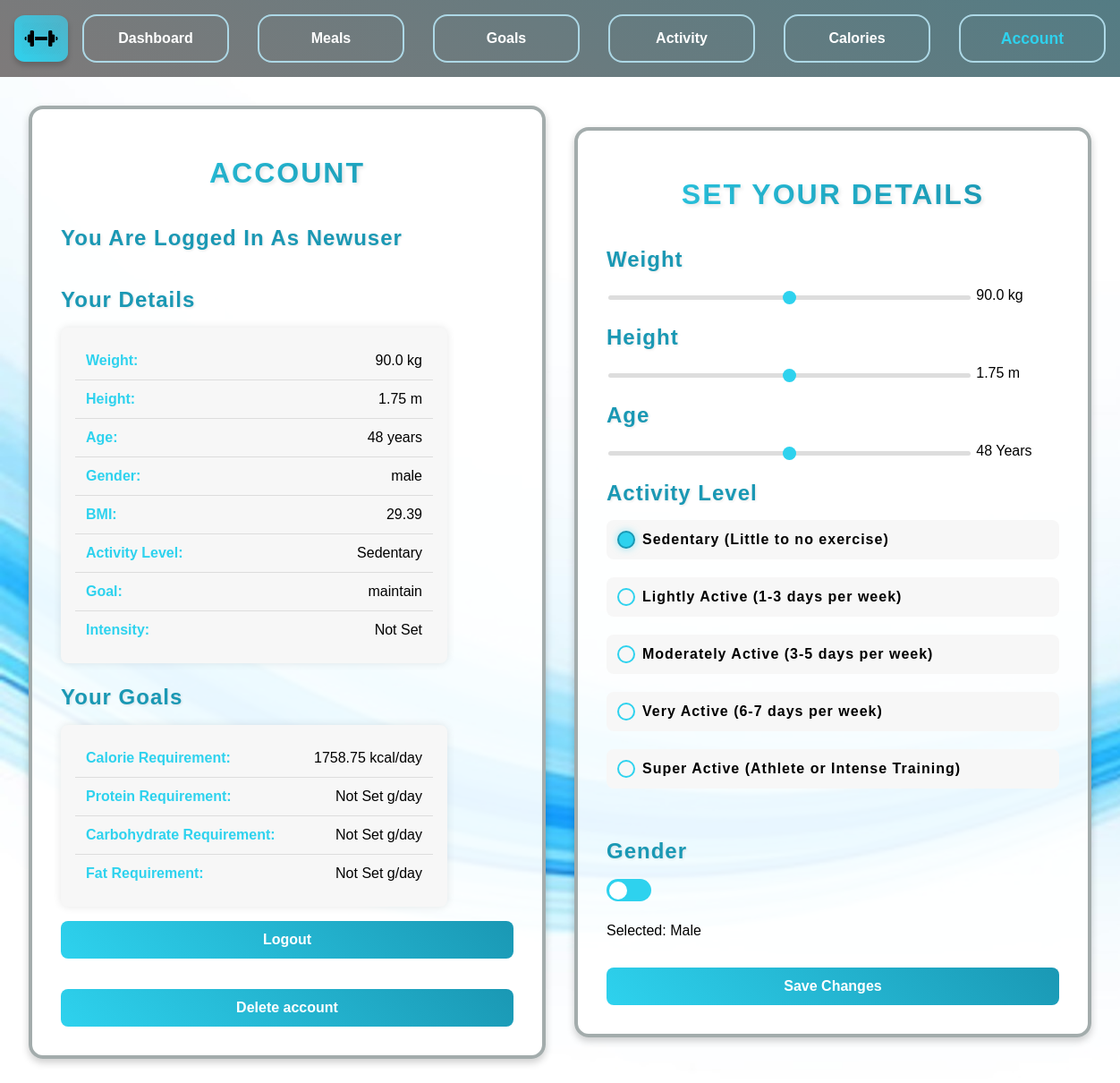
The page /account (signed in) on the database its author committed.
### app.py (models this page shows, shortened)
class User(db.Model):
    id = db.Column(db.Integer, primary_key=True)
    username = db.Column(db.String(100))
    weight = db.Column(db.Float, default=90)
    height = db.Column(db.Float, default=1.75)
    age = db.Column(db.Integer, default=48)
    gender = db.Column(db.String(10), default='male')
    bmi = db.Column(db.Float)
    bmr = db.Column(db.Float)
    tdee = db.Column(db.Float)
    exercise_level = db.Column(db.String(20), default='sedentary')
    goal = db.Column(db.String(20), default='maintain')
    intensity = db.Column(db.String(20))
    caloriesRequired = db.Column(db.Float)
    proteinRatio = db.Column(db.Float)
    fatRatio = db.Column(db.Float)
    carbRatio = db.Column(db.Float)
    proteinRequired = db.Column(db.Float)
    fatRequired = db.Column(db.Float)
    carbRequired = db.Column(db.Float)
    caloriesRemaining = db.Column(db.Float)
    proteinRemaining = db.Column(db.Float)
    fatRemaining = db.Column(db.Float)
    carbRemaining = db.Column(db.Float)
    last_reset = db.Column(db.Date, default=lambda: datetime.now(timezone.utc).date())
    meals = db.relationship('UserMeals', backref='user', lazy=True, cascade="all, delete-orphan")

### app.py (the view, shortened to what this page needs)
@app.route('/account', methods=['POST', 'GET'])
def account():
    if 'username' not in session:
        return redirect(url_for('login'))
    username = session.get('username')
    found_user = User.query.filter_by(username=username).first()
    return render_template(
        'account.html', username=username, user_db=found_user)

### templates/account.html (shortened to what this page needs)
{% extends "base.html" %}
{% block content %}
<div class="content">
    <div class="section-box">
        <h1>Account</h1>
        <h3>You are logged in as {{username}}</h3>
        <h3>Your Details</h3>
        <ul class="user-list">
            <li><strong>Weight:</strong> {{ user_db.weight if user_db.weight else 90 }} kg</li>
            <li><strong>Height:</strong> {{ user_db.height if user_db.height else 1.75 }} m</li>
            <li><strong>Age:</strong> {{ user_db.age if user_db.age else 48 }} years</li>
            <li><strong>Gender:</strong> {{ user_db.gender if user_db.gender else 'male' }}</li>
            <li><strong>BMI:</strong> {{ user_db.bmi if user_db.bmi else 'Not Calculated' }}</li>
            <li><strong>Activity Level:</strong> {{ user_db.exercise_level.replace("_", " ").title() if user_db.exercise_level else 'Not Set' }}</li>
            <li><strong>Goal:</strong> {{ user_db.goal if user_db.goal else 'Not Set' }}</li>
            <li><strong>Intensity:</strong> {{ user_db.intensity if user_db.intensity else 'Not Set' }}</li>
        </ul>
        <h3>Your Goals</h3>
        <ul class="user-list">
            <li><strong>Calorie Requirement:</strong> {{ user_db.caloriesRequired if user_db.caloriesRequired else 'Not Set' }} kcal/day</li>
            <li><strong>Protein Requirement:</strong> {{ user_db.proteinRequired if user_db.proteinRequired else 'Not Set' }} g/day</li>
            <li><strong>Carbohydrate Requirement:</strong> {{ user_db.carbRequired if user_db.carbRequired else 'Not Set' }} g/day</li>
            <li><strong>Fat Requirement:</strong> {{ user_db.fatRequired if user_db.fatRequired else 'Not Set' }} g/day</li>
        </ul>
        <form method="POST" action='/account'>
            <button type="submit" name="action" value="logout">Logout</button>
        </form>
        <br>
        <form method="POST" action='/account'>
            <button type="submit" name="action" value="delete">Delete account</button>
        </form>
    </div>
    <div class='section-box'>
        <h1>Set Your Details</h1>
        <form method="POST" action="/account">
            <h3>Weight</h3><br>
            <input type="range" id="weightSlider" name="getWeight" min="40" max="140" step="1"
                value="{{ user_db.weight if user_db.weight else 70 }}"
                oninput="weightOutput.value = this.value">
            <output id="weightOutput">{{ user_db.weight if user_db.weight else 70 }}</output> kg
            <br>
            <h3>Height</h3><br>
            <input type="range" id="heightSlider" name="getHeight" min="1.50" max="2.00" step="0.01"
                value="{{ user_db.height if user_db.height else 1.75 }}"
                oninput="heightOutput.value = this.value">
            <output id="heightOutput">{{ user_db.height if user_db.height else 1.75 }}</output> m
            <br>
            <h3>Age</h3><br>
            <input type="range" id="ageSlider" name="getAge" min="16" max="80" step="1"
                value="{{ user_db.age if user_db.age else 25 }}"
                oninput="ageOutput.value = this.value">
            <output id="ageOutput">{{ user_db.age if user_db.age else 25 }}</output> Years
            <br>
            <h3>Activity Level</h3>
            <div class="activity-level">
                <label class="radio-button">
                    <span class="custom-radio"></span> Sedentary (Little to no exercise)
                </label>
                <label class="radio-button">
                    <span class="custom-radio"></span> Lightly Active (1-3 days per week)
                </label>
                <label class="radio-button">
                    <span class="custom-radio"></span> Moderately Active (3-5 days per week)
                </label>
                <label class="radio-button">
                    <span class="custom-radio"></span> Very Active (6-7 days per week)
                </label>
                <label class="radio-button">
                    <span class="custom-radio"></span> Super Active (Athlete or Intense Training)
                </label>
            </div>
            <h3>Gender</h3><br>
            <label class="switch">
                <span class="slider"></span>
            </label>
            <p>Selected: <span id="genderText">{% if gender == 'female' %}Female{% else %}Male{% endif %}</span></p>
            <button type="submit" name="action" value="updateDetails">Save Changes</button>
        </form>
    </div>
</div>
{% endblock %}

### static/style.css (style rules this page uses)
html, body { background-image: url("./images/background.jpg"); background-size: cover; background-attachment: fixed; height: 100%; margin: 0rem; display: flex; flex-direction: column; box-sizing: border-box; font-family: sans-serif; }
.section-box { display: flex; flex-direction: column; flex-grow: 1; border: 0.3rem solid rgb(163, 172, 172); padding: 2rem; margin: 1rem; border-radius: 1rem; background-color: rgba(255, 255, 255, 0.9); width: 40%; box-shadow: 0 0.25rem 0.5rem rgba(0, 0, 0, 0.2); transition: transform 0.3s ease-in-out; overflow: hidden; min-height: 16rem; }
.content { display: flex; flex-wrap: wrap; justify-content: space-between; align-items: center; padding: 1rem; }
h1 { font-size: 2rem; font-weight: bold; text-align: center; text-transform: uppercase; background: linear-gradient(45deg, #2ed2ee, #1a98b4); background-clip: text; -webkit-background-clip: text; color: transparent; letter-spacing: 2px; text-shadow: 2px 2px 4px rgba(0, 0, 0, 0.1); margin-bottom: 1rem; }
h3 { font-size: 1.5rem; font-weight: bold; color: #1a98b4; text-transform: capitalize; letter-spacing: 1px; margin-bottom: 0.75rem; padding-bottom: 0.3rem; display: inline-block; text-shadow: 1px 1px 3px rgba(0, 0, 0, 0.1); }
label { font-size: 1.2rem; font-weight: bold; margin-bottom: 0.5rem; display: block; letter-spacing: 1px; color: linear-gradient(45deg, #334043, #481ab4);; }
input[type="range"] { -webkit-appearance: none; appearance: none; width: 80%; height: 5px; background: #ddd; border-radius: 5px; outline: none; transition: background 0.3s ease-in-out; }
button, input[type="submit"] { width: 100%; padding: 0.75rem; margin-top: 1rem; border: none; border-radius: 0.5rem; background: linear-gradient(45deg, #2ed2ee, #1a98b4); color: white; font-size: 1rem; cursor: pointer; transition: all 0.3s ease-in-out; font-weight: bold; }
.activity-level, .fitness-goals { display: flex; flex-direction: column; gap: 0.75rem; margin-bottom: 1.5rem; }
.radio-button { display: flex; align-items: center; gap: 0.5rem; cursor: pointer; font-size: 1rem; font-weight: bold; padding: 0.75rem; border-radius: 0.5rem; background: #f7f7f7; transition: 0.3s ease-in-out; }
.custom-radio { width: 1rem; height: 1rem; border: 2px solid #2ed2ee; border-radius: 50%; display: flex; align-items: center; justify-content: center; transition: 0.3s ease-in-out; }
.radio-button input:checked + .custom-radio { background-color: #2ed2ee; border-color: #1a98b4; box-shadow: 0 0 8px rgba(46, 210, 238, 0.5); }
.switch { position: relative; display: inline-block; width: 3.125rem; height: 1.5625rem; }
.slider { position: absolute; cursor: pointer; top: 0; left: 0; right: 0; bottom: 0; background-color: #2ed2ee; border-radius: 1.5625rem; transition: 0.4s; }
.slider:before { position: absolute; content: ""; height: 1.25rem; width: 1.25rem; left: 0.1875rem; bottom: 0.15625rem; background-color: white; border-radius: 50%; transition: 0.4s; }
.user-list { list-style: none; padding: 1rem; margin: 0; background: #f7f7f7; border-radius: 0.5rem; box-shadow: 0 0 10px rgba(0, 0, 0, 0.1); max-width: 400px; }
.user-list li { padding: 0.75rem; font-size: 1rem; border-bottom: 1px solid #ddd; display: flex; justify-content: space-between; }
.user-list li:last-child { border-bottom: none; }
.user-list li strong { color: #2ed2ee; }

### rows shown on the page
User: username "Newuser", weight "90.0", height "1.75", age "48", gender "male", bmi "29.39", exercise_level.replace "Sedentary", goal "maintain", intensity "Not Set", caloriesRequired "1758.75", proteinRequired "Not Set", carbRequired "Not Set", fatRequired "Not Set", getWeight "90", getHeight "1.75", getAge "48"
